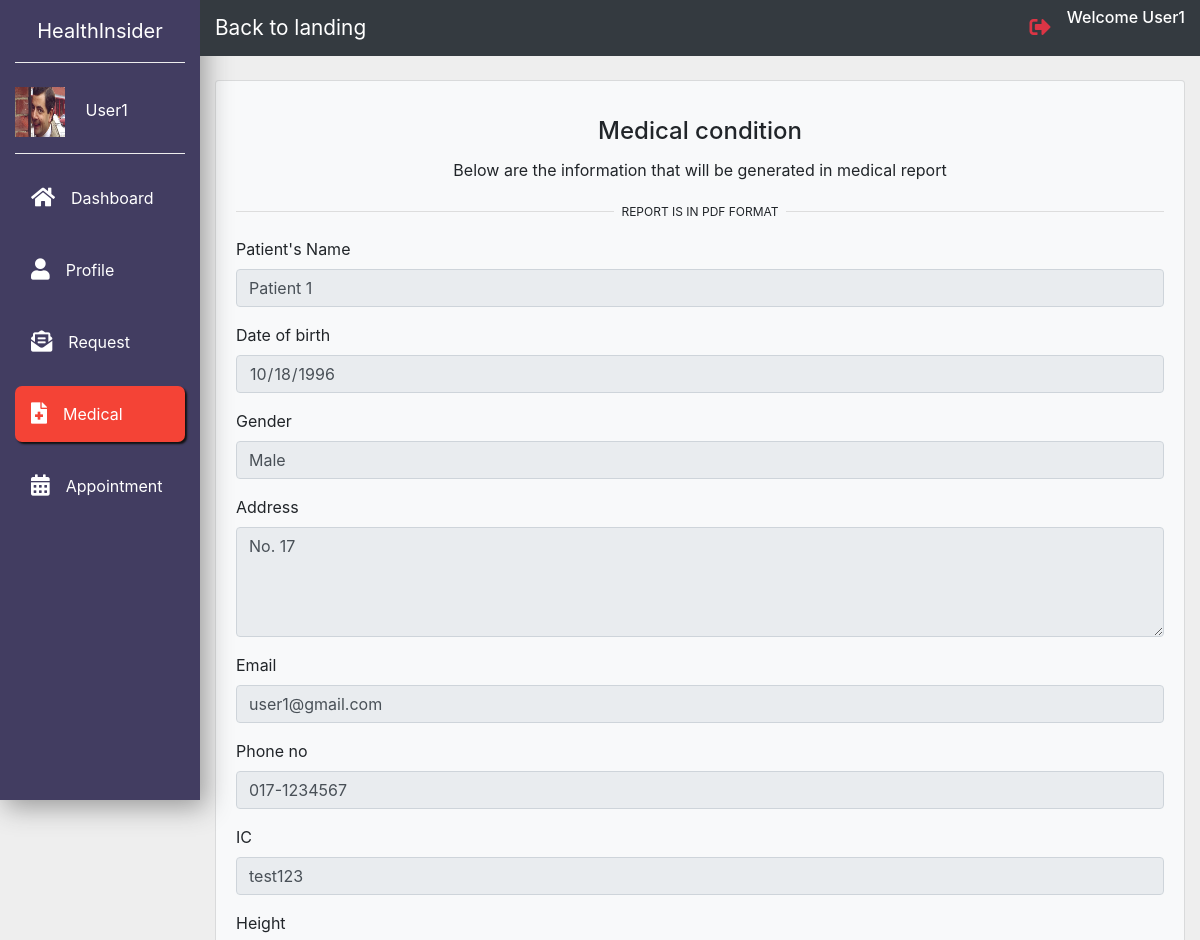
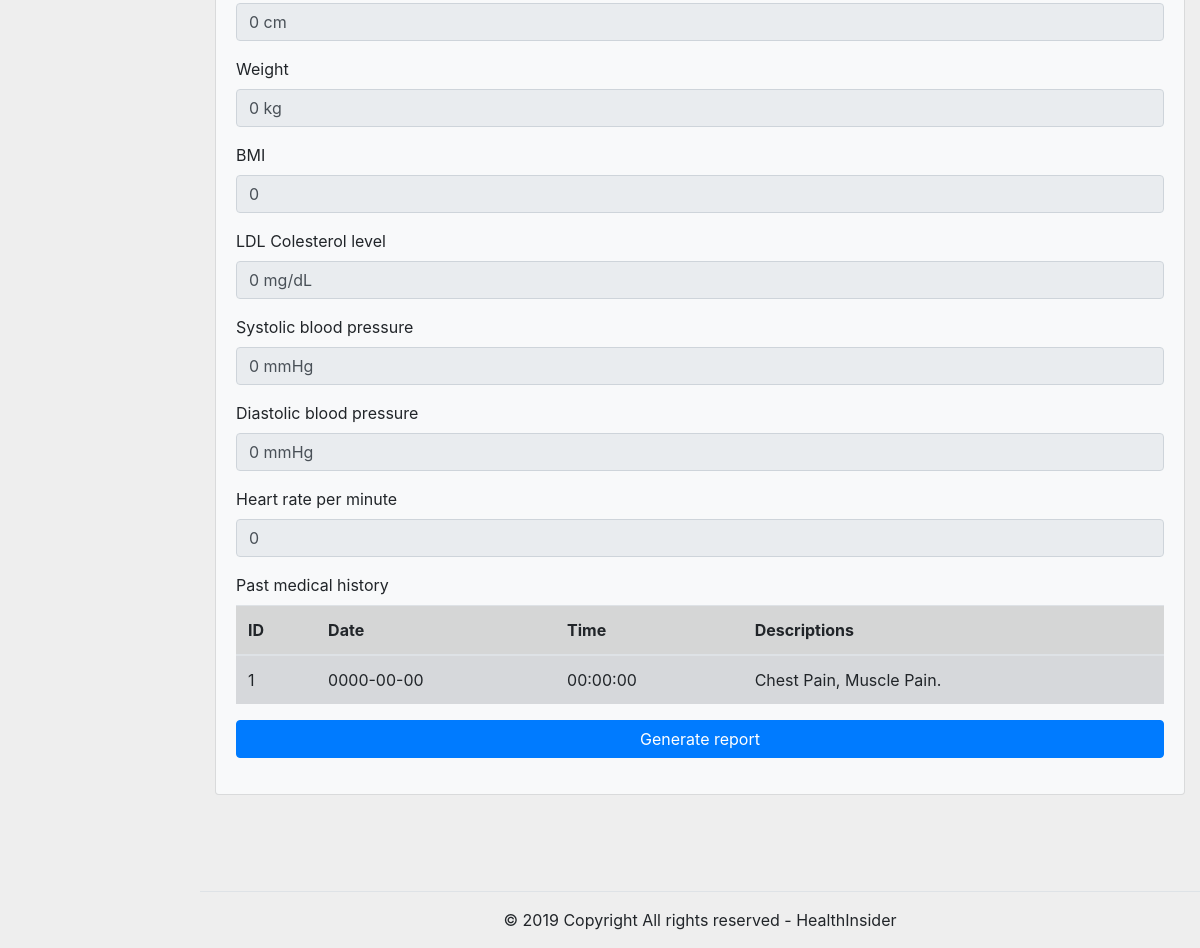
/db_patient_medical.php (signed in), run on the app's committed database (2 pictures, top to bottom).
### tables this page shows
CREATE TABLE `users` (
  `USER_ID` int(11) NOT NULL,
  `EMAIL` varchar(100) NOT NULL,
  `PW` text NOT NULL,
  `STAFF_ID` int(11) DEFAULT NULL,
  `PATIENT_ID` int(11) DEFAULT NULL,
  `USERNAME` varchar(40) NOT NULL
);

CREATE TABLE `patient` (
  `PATIENT_ID` int(11) NOT NULL,
  `PATIENT_NAME` varchar(100) NOT NULL,
  `DOB` date DEFAULT NULL,
  `NRIC` varchar(40) NOT NULL,
  `ADDR` varchar(200) NOT NULL,
  `HEIGHT` decimal(3,1) DEFAULT NULL,
  `WEIGHT` decimal(3,1) DEFAULT NULL,
  `LDC` int(11) DEFAULT NULL,
  `SYSTOLIC` int(11) DEFAULT NULL,
  `HEART_RATE` int(11) DEFAULT NULL,
  `WARD_ID` int(11) DEFAULT NULL,
  `PHONE` varchar(11) NOT NULL,
  `GENDER` tinyint(1) NOT NULL,
  `DIASTOLIC` int(11) NOT NULL
);

CREATE TABLE `patient_history` (
  `PATIENT_HISTORY_ID` int(11) NOT NULL,
  `PATIENT_ID` int(11) NOT NULL,
  `PATIENT_HISTORY` varchar(400) NOT NULL,
  `DATE` date NOT NULL,
  `TIME` time NOT NULL,
  `DOCTOR_ID` int(11) NOT NULL
);

### check-session.php (called while the page is built, shortened)
<?php
include("database-conf.php");
$user_check = $_SESSION['ID'];
$result1 = $conn->query("SELECT username FROM users WHERE USER_ID  = '$user_check' ");
  $row = mysqli_fetch_array($result1,MYSQLI_ASSOC);
  $login_session = $row['username'];
 ?>

### db_patient_medical.php (the view, shortened to what this page needs)
<?php
require("db_patient_header.php");
$sql = "SELECT p.PATIENT_NAME, p.DOB, p.GENDER, p.ADDR,u.EMAIL, p.PHONE, p.NRIC,p.HEIGHT, p.WEIGHT,p.LDC, p.SYSTOLIC, p.DIASTOLIC,p.HEART_RATE FROM patient p, users u WHERE p.PATIENT_ID = u.PATIENT_ID AND u.USER_ID = '$user_check'";
$result = mysqli_query($conn,$sql);
if(mysqli_num_rows($result)>0){
  $row = mysqli_fetch_assoc($result);
?>
 <section>
  <div class="container-fluid">
    <div class="row">
      <div class="col-xl-10 col-lg-9 col-md-8 ml-auto">
        <div class="row pt-md-5 mt-md-3 mb-5">
          <div class="container-fluid">
            <div class="card bg-light">
              <div class="card-body">
                <h4 class="card-title mt-3 text-center">Medical condition</h4>
                <p class="text-center">Below are the information that will be generated in medical report</p>
                <p class="divider-text">
                  <span class="bg-light">REPORT IS IN PDF FORMAT</span>
                  <form action="db_patient_fpdf.php" method="POST">
                    <div class="form-group">
                      <label for="formGroupExampleInput">Patient's Name</label>
                      <input type="text" class="form-control" id="formGroupExampleInput" readonly name="patient_name" value="<?php echo $row['PATIENT_NAME']; ?>">
                    </div>
                    <div class="form-group">
                      <label for="formGroupExampleInput2">Date of birth</label>
                      <input type="date" class="form-control" id="formGroupExampleInput2" readonly name="dob" value = "<?php echo $row['DOB'];  ?>">
                    </div>
                    <div class="form-group">
                      <label for="formGroupExampleInput3">Gender</label>
                      <input type="text" class="form-control" name="gender" id="formGroupExampleInput3" readonly value="<?php if($row['GENDER']){
                        echo 'Male';
                        }else{
                        echo 'Female';
                        }  ?>">
                    </div>
                    <div class="form-group">
                      <label for="exampleTextarea">Address</label>
                      <textarea class="form-control" name="address" id="exampleTextarea" readonly rows="4"><?php echo $row['ADDR'];  ?></textarea>
                    </div>
                    <div class="form-group">
                      <label for="formGroupExampleInput4">Email</label>
                      <input type="email" class="form-control" name="email" id="formGroupExampleInput4" readonly value="<?php echo $row['EMAIL'];  ?>">
                    </div>
                    <div class="form-group">
                      <label for="formGroupExampleInput5">Phone no</label>
                      <input type="text" class="form-control" id="formGroupExampleInput5" readonly name="phone" value="<?php echo $row['PHONE'];  ?>">
                    </div>
                    <div class="form-group">
                      <label for="formGroupExampleInput6">IC</label>
                      <input type="text" class="form-control" id="formGroupExampleInput6" readonly name="nric" value = "<?php echo $row['NRIC'];  ?>">
                    </div>
                    <div class="form-group">
                      <label for="formGroupExampleInput7">Height</label>
                      <input type="text" class="form-control" id="formGroupExampleInput7" readonly class="form-control-plaintext" name="height" value="<?php echo !empty($row['HEIGHT'])?$row['HEIGHT']:'0';  ?> cm">
                    </div>
                    <div class="form-group">
                      <label for="formGroupExampleInput8">Weight</label>
                      <input type="text" class="form-control" id="formGroupExampleInput8" readonly class="form-control-plaintext" name="weight" value="<?php echo !empty($row['WEIGHT'])?$row['WEIGHT']:'0';  ?> kg">
                    </div>
                    <div class="form-group">
                      <label for="formGroupExampleInput9">BMI</label>
                      <input type="text" class="form-control" id="formGroupExampleInput9" readonly class="form-control-plaintext" name="bmi" value="<?php
                      if($row['HEIGHT']>0 && $row['WEIGHT']>0){
                        echo $row['WEIGHT']/pow($row['HEIGHT']/100,2);
                      }else{
                        echo '0';
                      }  ?>">
                    </div>
                    <div class="form-group">
                      <label for="formGroupExampleInput10">LDL Colesterol level</label>
                      <input type="text" class="form-control" id="formGroupExampleInput10" readonly class="form-control-plaintext" value="<?php echo !empty($row['LDC'])?$row['LDC']:'0';  ?> mg/dL">
                    </div>
                    <div class="form-group">
                      <label for="formGroupExampleInput11">Systolic blood pressure</label>
                      <input type="text" class="form-control" id="formGroupExampleInput11" readonly class="form-control-plaintext" value="<?php echo !empty($row['SYSTOLIC'])?$row['SYSTOLIC']:'0';  ?> mmHg">
                    </div>
                    <div class="form-group">
                      <label for="formGroupExampleInput12">Diastolic blood pressure</label>
                      <input type="text" class="form-control" id="formGroupExampleInput12" readonly class="form-control-plaintext" value="<?php echo !empty($row['DIASTOLIC'])?$row['DIASTOLIC']:'0';   ?> mmHg">
                    </div>
                    <div class="form-group">
                      <label for="formGroupExampleInput13">Heart rate per minute</label>
                      <input type="text" class="form-control" id="formGroupExampleInput13" readonly class="form-control-plaintext" value="<?php echo !empty($row['HEART_RATE'])?$row['HEART_RATE']:'0';  ?>">
                    </div>
                    <div class="form-group">
                      <label for="exampleTextarea2">Past medical history</label>
                      <?php
                      $sql1 = "SELECT PATIENT_HISTORY, DATE, TIME FROM patient_history WHERE PATIENT_ID = ANY(SELECT PATIENT_ID FROM users WHERE USER_ID = '$user_check')";
                      $result1 = mysqli_query($conn,$sql1);
                      if(mysqli_num_rows($result1)>0){
                      echo '<table class ="table table-hover table-responsive-md">
                        <thead>
                          <tr class="table-active">
                             <th scope="col">ID</th>
                              <th scope="col">Date</th>
                              <th scope="col">Time</th>
                              <th scope="col">Descriptions</th>
                          </tr>
                          <tbody>';
                            $i=1;
                            while($row1 = mysqli_fetch_assoc($result1)){
                              echo '<tr class="table-secondary">
                              <td scope="row">'.$i.'</td>
                              <td>'.$row1["DATE"].'</td>
                              <td>'.$row1["TIME"].'</td>
                              <td>'.$row1["PATIENT_HISTORY"].'</td>
                            </tr>';
                            $i++;
                          }
                            echo "
                          </tbody>
                        </thead>
                      </table>";
                      }
                      ?>
                    </div>
                    <div class="form-group">
                      <button type="submit" class="btn btn-primary btn-block"><a class="text-white" style="text-decoration: none;">Generate report</a></button>
                    </div>
                  </form>
                </p>
              </div>
            </div>
          </div>
        </div>
      </div>
    </div>
  </div>
</section>
<?php
}
$conn->close(); ?>
<footer>
  <div class="container-fluid  mt-5">
    <div class="row">
      <div class="col-xl-10 col-lg-9 col-md-8 ml-auto">
        <div class="row border-top pt-3">
          <div class="col text-center">
            <p>&copy; 2019 Copyright All rights reserved - HealthInsider</p>
          </div>
        </div>
      </div>
    </div>
  </div>
</footer>
</body>
</html>

### db_patient_header.php (shortened to what this page needs)
<?php
include('check-session.php');
$page = $_SESSION['page'];
 ?>
<!doctype html>
<html lang="en">
<head>
  <link rel="stylesheet" href="https://stackpath.bootstrapcdn.com/bootstrap/4.3.1/css/bootstrap.min.css">
  <link rel="stylesheet" href="css\db_index.css">
  <link rel="stylesheet" href="https://use.fontawesome.com/releases/v5.8.1/css/all.css">
    <link href='fullcalendar/core/main.css' rel='stylesheet'/>
    <link href='fullcalendar/daygrid/main.css' rel='stylesheet'/>
    <link href='fullcalendar/timegrid/main.css' rel='stylesheet'/>
</head>
<body>
  <nav class="navbar navbar-expand-md navbar-light">
    <div class="collapse navbar-collapse" id="myNavbar">
      <div class="container-fluid">
        <div class="row">
          <div class="col-xl-2 col-lg-3 col-md-4 sidebar fixed-top">
            <a href="#" class="navbar-brand text-white d-block mx-auto text-center py-3 mb-4 bottom-border">HealthInsider</a>
            <div class="bottom-border pb-3">
              <img src="<?php
              $allowed = array('jpg','jpeg','png');
              $exist = 0;
              foreach($allowed as $key){
                if(file_exists("uploads/".$user_check.".".$key)){
                  echo "uploads/".$user_check.".".$key;
                  $exist = 1;
                }
              }
              if($exist == 0){
                echo "images/man.png";
              }
              ?>
              " width="50px" height="50px" class="mr-3">
              <a href="#" class="text-white"><?php echo $login_session ?></a>
            </div>
            <ul class="navbar-nav flex-column mt-3">
              <li class="nav-item"><a href="db_patient_index.php" class="nav-link text-white p-3 mb-3 <?php if($page=="dashboard"){
                echo "current";
              }else{
                echo "sidebar-link";
              } ?>">
                <i class="fas fa-home fa-lg mr-3"></i>Dashboard</a>
              </li>
              <li class="nav-item"><a href="db_patient_profile.php" class="nav-link text-white p-3 mb-3 <?php if($page=="profile"){
                echo "current";
              }else{
                echo "sidebar-link";
              } ?>">
                <i class="fas fa-user fa-lg mr-3"></i>Profile</a>
              </li>
              <li class="nav-item"><a href="db_patient_request.php" class="nav-link text-white p-3 mb-3 <?php if($page=="request"){
                echo "current";
              }else{
                echo "sidebar-link";
              } ?>">
                <i class="fas fa-envelope-open-text fa-lg mr-3"></i>Request</a>
              </li>
              <li class="nav-item"><a href="db_patient_medical.php" class="nav-link text-white p-3 mb-3 <?php if($page=="medical"){
                echo "current";
              }else{
                echo "sidebar-link";
              } ?>">
                <i class="fas fa-file-medical fa-lg mr-3"></i>Medical</a>
              </li>
              <li class="nav-item"><a href="db_patient_appointment.php" class="nav-link text-white p-3 mb-3 <?php if($page=="appointment"){
                echo "current";
              }else{
                echo "sidebar-link";
              } ?>">
                <i class="fas fa-calendar-alt fa-lg mr-3"></i>Appointment</a>
              </li>
            </ul>
          </div>
          <div class="col-xl-10 col-md-8 col-lg-9 ml-auto bg-dark fixed-top py-2 top-navbar">
            <div class="row align-items-center">
              <div class="col-6 col-md-5">
                <a class="back-landing light-color"href="index.php">Back to landing</a>
              </div>
              <div class="col-6 col-md-7 d-flex flex-row-reverse">
                <?php echo "<h6 style='color:white'>Welcome ".$login_session."</h6>"; ?>
                <a class="nav-link"href="#" data-toggle="modal" data-target="#signout"><i class="fas fa-sign-out-alt fa-lg text-danger"></i></a>
              </div>
            </div>
          </div>
        </div>
      </div>
    </div>
  </nav>

### css/db_index.css (style rules this page uses)
.sidebar { height: 100vh; background: #423d61; box-shadow: 5px 7px 25px #999; }
.bottom-border { border-bottom: 1px groove #eee; }
.sidebar-link { transition: all 0.4s; }
body { background-color: #eee; }
.sidebar-link { transition: all 0.5s; }
.current { background-color: #f44336; border-radius: 7px; box-shadow: 2px 2px 2px #111; transition: all 0.3s; }
.light-color { color: #fff; font-size: 1.3em; }
.divider-text { position: relative; text-align: center; margin-top: 15px; margin-bottom: 15px; }
.divider-text span { padding: 7px; font-size: 12px; position: relative; z-index: 2; }
.divider-text:after { content: ""; position: absolute; width: 100%; border-bottom: 1px solid #ddd; top: 55%; left: 0; z-index: 1; }

### data on the page
users: USERNAME "User1", patient_name "Patient 1", dob "10/18/1996", address "No. 17", email "user1@gmail.com", phone "017-1234567", nric "test123"
patient: gender "Male", height "0 cm", weight "0 kg", bmi "0", LDC "0 mg/dL", SYSTOLIC "0 mmHg", DIASTOLIC "0 mmHg", HEART_RATE "0"
patient_history: DATE "0000-00-00", TIME "00:00:00", PATIENT_HISTORY "Chest Pain, Muscle Pain."
